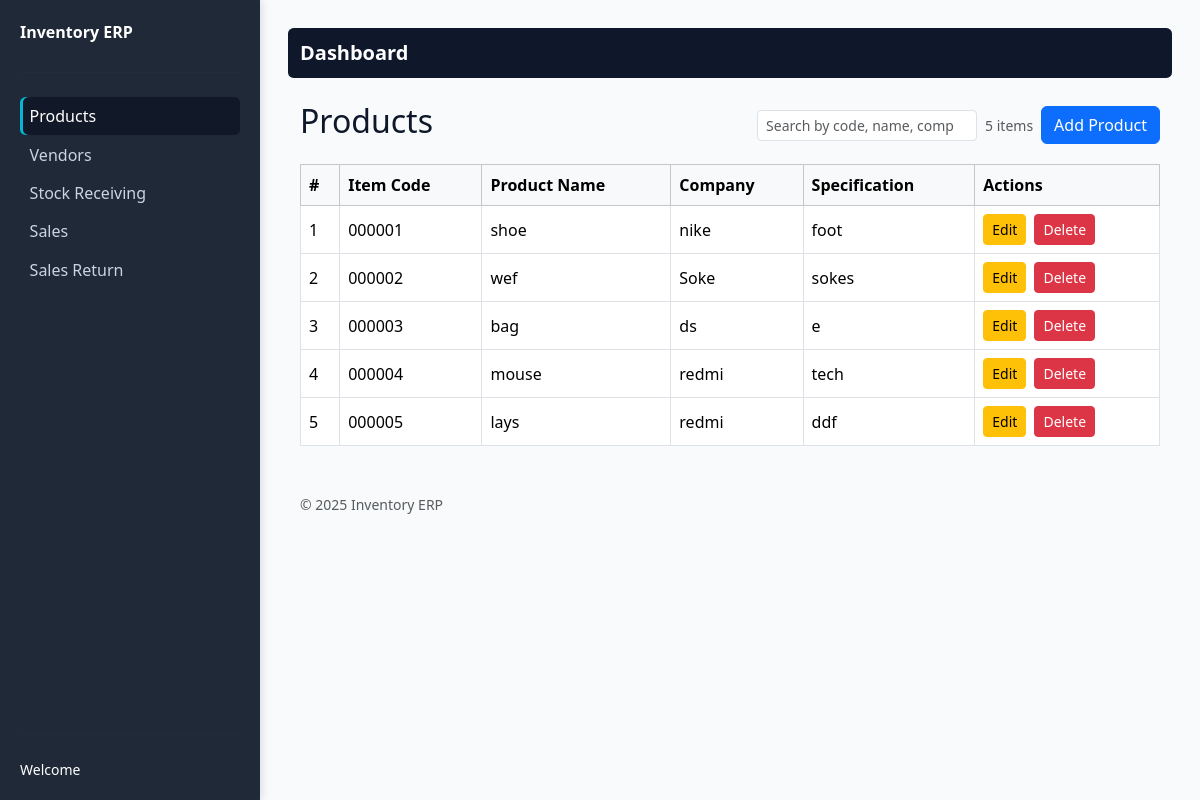
The page / on the database its author committed.
### core/models.py (models this page shows, shortened)
class StockAssigned(models.Model):
    item_code = models.CharField(max_length=50, unique=True)
    product_name = models.CharField(max_length=100)
    company_name = models.CharField(max_length=100)
    specification = models.CharField(max_length=255, blank=True, null=True)
    class Meta:
        ordering = ['item_code']

### core/views.py (the view, shortened to what this page needs)
# urls.py: path('', views.products, name='products'),
def products(request):
    products = StockAssigned.objects.all().order_by('item_code')
    form_errors = False
    last_item = StockAssigned.objects.order_by('-id').first()
    if last_item and last_item.item_code.isdigit():
        next_item_code = str(int(last_item.item_code) + 1).zfill(6)
    else:
        next_item_code = "000001"
    return render(request, 'products.html', locals())

### core/templates/products.html (shortened to what this page needs)
{% extends 'base.html' %}
{% block content %}
<div class="container-fluid mt-4">
    <div class="d-flex justify-content-between align-items-center mb-3">
        <h2 id="products-heading">Products</h2>
        <div class="d-flex gap-2 align-items-center">
            <div>
                <input id="productSearch" class="form-control form-control-sm" type="search" placeholder="Search by code, name, company" aria-label="Search products">
            </div>
            <div class="text-muted small" aria-live="polite" id="productCount">{{ products|length }} item{{ products|length|pluralize }}</div>
            <button class="btn btn-primary" data-bs-toggle="modal" data-bs-target="#addProductModal">
                Add Product
            </button>
        </div>
    </div>
    <div class="table-responsive">
        <table class="table table-bordered table-hover align-middle" aria-describedby="products-heading">
            <thead class="table-light">
                <tr>
                    <th scope="col">#</th>
                    <th scope="col">Item Code</th>
                    <th scope="col">Product Name</th>
                    <th scope="col">Company</th>
                    <th scope="col">Specification</th>
                    <th scope="col">Actions</th>
                </tr>
            </thead>
            <tbody id="productsTableBody">
                {% for product in products %}
                <tr class="product-row">
                    <td>{{ forloop.counter }}</td>
                    <td class="text-break">{{ product.item_code }}</td>
                    <td class="text-break">{{ product.product_name }}</td>
                    <td class="text-break">{{ product.company_name }}</td>
                    <td class="text-break">{{ product.specification|default:"-" }}</td>
                    <td>
                        <button type="button"
                                class="btn btn-sm btn-warning me-1 edit-product-btn"
                                data-bs-toggle="modal"
                                data-bs-target="#editProductModal"
                                data-id="{{ product.id }}"
                                data-item_code="{{ product.item_code }}"
                                data-product_name="{{ product.product_name }}"
                                data-company_name="{{ product.company_name }}"
                                data-specification="{{ product.specification|default:'' }}"
                                aria-label="Edit {{ product.product_name }}">
                            Edit
                        </button>
                        <form method="POST" action="{% url 'delete_product' product.id %}" style="display:inline;" class="d-inline delete-product-form">
                            <button type="submit" class="btn btn-sm btn-danger" aria-label="Delete {{ product.product_name }}">Delete</button>
                        </form>
                    </td>
                </tr>
                {% empty %}
                <tr class="no-products-row">
                    <td colspan="6" class="text-center">No products found.</td>
                </tr>
                {% endfor %}
            </tbody>
        </table>
    </div>
</div>
{% endblock %}

### core/templates/base.html (shortened to what this page needs)
{% load static %}
<!DOCTYPE html>
<html lang="en">
<head>
    <link href="https://cdn.jsdelivr.net/npm/bootstrap@5.3.2/dist/css/bootstrap.min.css" rel="stylesheet">
</head>
<body>
<aside class="sidebar">
    <a href="{% url 'products' %}" class="brand">Inventory ERP</a>
    <hr>
    <ul class="nav nav-pills flex-column mb-auto">
        <li class="nav-item">
            <a href="{% url 'products' %}" class="nav-link {% if request.resolver_match and request.resolver_match.url_name == 'products' %}active{% endif %}" {% if request.resolver_match and request.resolver_match.url_name == 'products' %}aria-current="page"{% endif %}>Products</a>
        </li>
        <li class="nav-item">
            <a href="{% url 'vendor_details' %}" class="nav-link {% if request.resolver_match and request.resolver_match.url_name == 'vendor_details' %}active{% endif %}">Vendors</a>
        </li>
        <li class="nav-item">
            <a href="{% url 'stock_receiving_list' %}" class="nav-link {% if request.resolver_match and request.resolver_match.url_name == 'stock_receiving_list' %}active{% endif %}">Stock Receiving</a>
        </li>
        <li class="nav-item">
            <a href="{% url 'sales' %}" class="nav-link {% if request.resolver_match and request.resolver_match.url_name == 'Sales' %}active{% endif %}">Sales</a>
        </li>
        <li class="nav-item">
            <a href="{% url 'Sale_return' %}" class="nav-link {% if request.resolver_match and request.resolver_match.url_name == 'sale_return' %}active{% endif %}">Sales Return</a>
        </li>
    </ul>
    <hr>
    <div class="text-white small">Welcome</div>
</aside>
<main id="main-content" class="content" tabindex="-1">
    <nav class="navbar navbar-custom mb-4" role="navigation">
        <div class="container-fluid p-0">
            <span class="navbar-brand mb-0 h5">{% block page_title %}Dashboard{% endblock %}</span>
        </div>
    </nav>
    {% block content %}{% endblock %}
    <footer class="mt-4 text-muted small">
        <div class="container-fluid">&copy; {% now "Y" %} Inventory ERP</div>
    </footer>
</main>
</body>
</html>

### core/templates/base.html (style rules this page uses)
:root { --sidebar-width: 260px; --sidebar-bg: #1f2937; --sidebar-accent: #374151; --link-color: #cbd5e1; --link-hover: #ffffff; --content-bg: #f8fafc; }
html, body { height:100%; margin:0; }
body { display: flex; background: var(--content-bg); font-family: system-ui, -apple-system, "Segoe UI", Roboto, "Helvetica Neue", Arial; color: #0f172a; }
.sidebar { width: var(--sidebar-width); background-color: var(--sidebar-bg); position: fixed; top: 0; left: 0; bottom: 0; padding: 1.25rem; box-shadow: 2px 0 8px rgba(15,23,42,0.12); display: flex; flex-direction: column; gap: 0.75rem; z-index: 1000; }
.sidebar .brand { color: #fff; font-weight: 600; margin-bottom: .5rem; display:block; text-decoration:none; }
.sidebar hr { border-top: 1px solid rgba(255,255,255,0.06); margin: .5rem 0 .75rem; }
.sidebar .nav-link { color: var(--link-color); padding: .45rem .6rem; border-radius: .35rem; display: block; text-decoration: none; transition: background .15s ease, color .15s ease, transform .06s ease; }
.sidebar .nav-link.active { background-color: #111827; color: #fff; box-shadow: inset 3px 0 0 #06b6d4; }
.content { margin-left: var(--sidebar-width); padding: 28px; flex: 1; min-height: 100vh; box-sizing: border-box; }
.navbar-custom { background-color: #0f172a; color: #fff; border-radius: .35rem; padding: .5rem .75rem; margin-bottom: 1rem; display: flex; align-items: center; gap: .75rem; }
.navbar-custom .navbar-brand { color: #fff; margin: 0; font-weight: 600; }
footer { color: #475569; padding-top: .5rem; }

### rows shown on the page
StockAssigned: item_code "000001", product_name "shoe", company_name "nike", specification "foot"
StockAssigned: item_code "000002", product_name "wef", company_name "Soke", specification "sokes"
StockAssigned: item_code "000003", product_name "bag", company_name "ds", specification "e"
StockAssigned: item_code "000004", product_name "mouse", company_name "redmi", specification "tech"
StockAssigned: item_code "000005", product_name "lays", company_name "redmi", specification "ddf"

### other values the page prints
{{ products|length }} "5"
